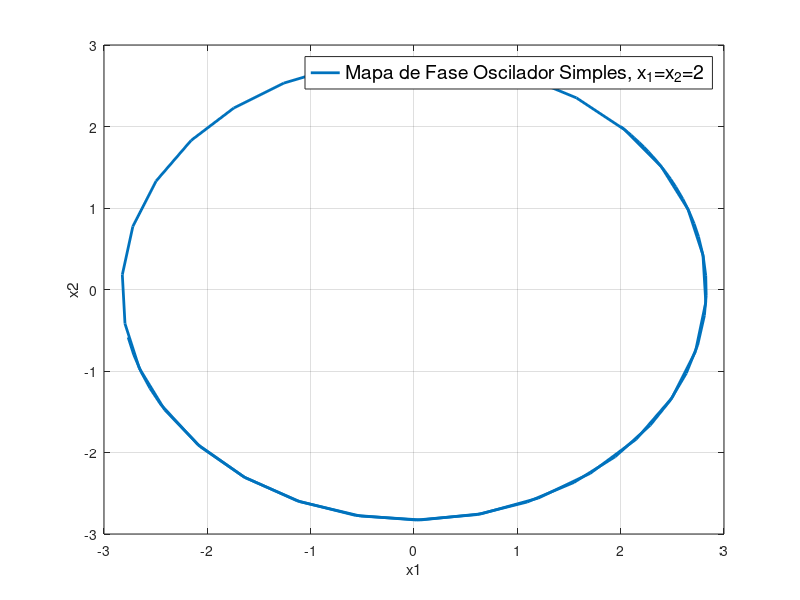

This chart was generated by the following MATLAB code:
function my_phase()
[~,X] = ode45(@EOM,[0 10],[2 2]);
x1 = X(:,1);
x2 = X(:,2);
plot(x1,x2,'LineWidth',2)
leg1 = legend('Mapa de Fase Oscilador Simples, x_1=x_2=2');
set(leg1,'FontSize', 14);
xlabel('x1')
ylabel('x2')
grid
end
function dX = EOM(t, y)
dX = zeros(2,1);
c = 2;
x1  = y(1);
x2  = y(2);
mi=1.5;
dX = [x2;...
      -x1];
end
